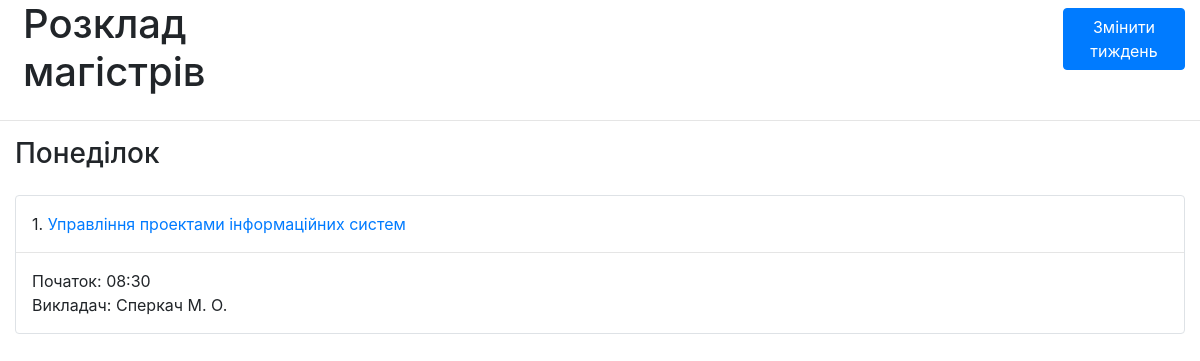
Screenshot of /next_week/ with the database file from the repository.
### flaskschedule/models.py (models this page shows)
class Lesson(db.Model):
    id = db.Column(db.Integer, primary_key=True)
    week = db.Column(db.Integer, nullable=False)
    day = db.Column(db.String, nullable=False)
    time = db.Column(db.Time, nullable=False)
    number = db.Column(db.Integer, nullable=False)
    data_id = db.Column(db.Integer, db.ForeignKey('data.id'), nullable=False)

class Data(db.Model):
    id = db.Column(db.Integer, primary_key=True)
    lessons = db.relationship('Lesson', backref='data', lazy=True)
    name = db.Column(db.String(120), nullable=False)
    link = db.Column(db.String(150))
    classroom = db.Column(db.String(40))
    teacher = db.Column(db.String(150), nullable=False)

### flaskschedule/routes.py (the view)
@app.route('/next_week/')
def next_week():
    return week(3 - current_week())

### flaskschedule/routes.py (called while the page is built)
def current_week():
    return (datetime.datetime.now()).isocalendar()[1] % 2 + 1

def week(week_number):
    return render_template('schedule.html',
                           days=db.session
                           .query(Lesson.day)
                           .distinct()
                           .filter_by(week=week_number),
                           lessons=db.session.query(Lesson)
                           .filter_by(week=week_number)
                           .join(Data, Data.id == Lesson.data_id))

### flaskschedule/templates/schedule.html
{% extends "index.html" %}
{% block dayContent %}
    {% for day in days %}
        <div class="col">
            <h3 class="mb-4">{{ day.day }}</h3>
            {% for lesson in lessons %}
                {% if lesson.day == day.day %}
                    <div class="border rounded mt-2">
                        <p class="mt-3 ml-3">{{ lesson.number }}.
                            <a href="{{ lesson.data.link }}" target="_blank">{{ lesson.data.name }}</a></p>
                        <hr>
                        <p class="mt-0 ml-3">Початок: {{ lesson.time.strftime('%H:%M') }}<br>
                            Викладач: {{ lesson.data.teacher }}</p>
                    </div>
                {% endif %}
            {% endfor %}
        </div>
    {% endfor %}
{% endblock %}

### rows the page displays
Lesson: number "1", data.name "Управління проектами інформаційних систем", time "08:30", data.teacher "Сперкач М. О."

### other values shown
{{ day.day }} "Понеділок"
